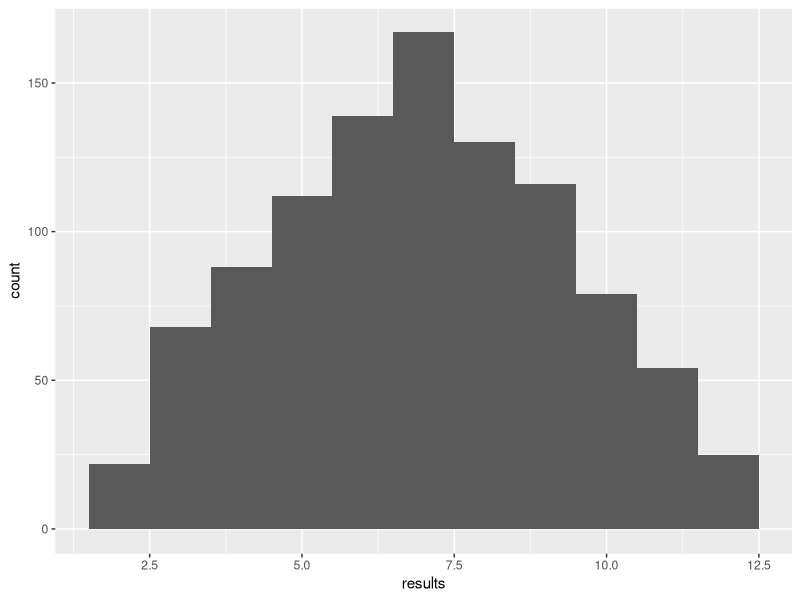

Reproduce this figure in R.
## ---- chunk 1
knitr::opts_chunk$set(echo = TRUE)
library(tidyverse)
## ---- chunk 2
sample(x = 1:6, size = 1)

roll_one_die <- function() {
  sample(x = 1:6, size = 1)
}

roll_two_dice <- function(){
  roll_one_die() + roll_one_die()
}


results <- map_int(1:1000, ~ roll_two_dice())

results_tibble <- tibble(results)


ggplot(results_tibble, aes(results)) + geom_histogram(binwidth = 1)






